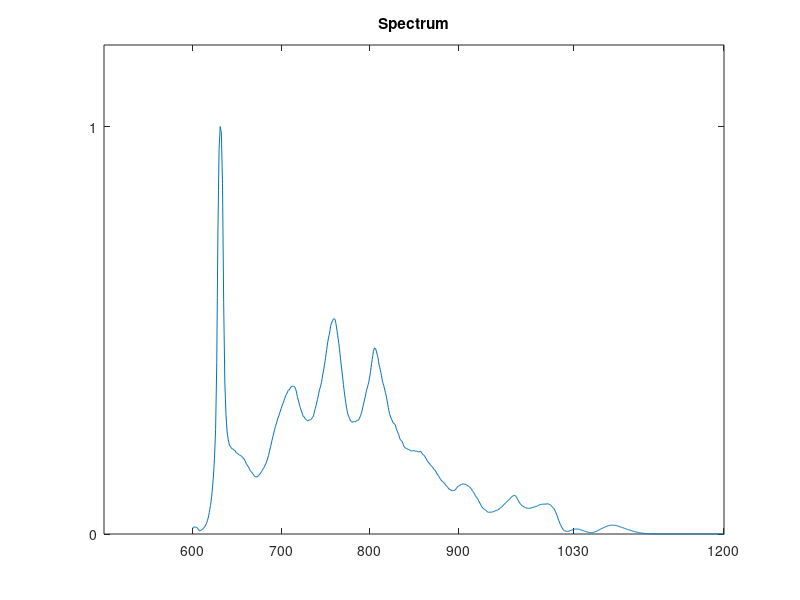

The MATLAB script that drew this image:
  M = dlmread('osilator_fundamental.dat');
  wl = M(:,1);
  Int = M(:,2)./max(M(:,2));
  plot(wl,Int)
  title('Spectrum')
  xlim([500 1200])
  ylim([0 1.2])
  yticks(0:1:1)
  xticks([600 700 800 900 1030 1200])
 
  
